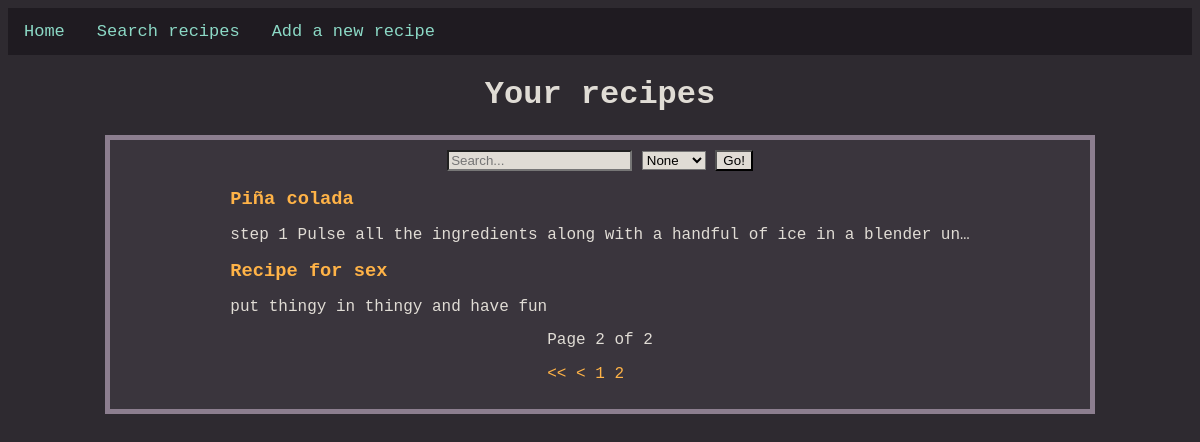
/recipes/?page=2, run on the app's committed database.
### recipesMain/models.py (models this page shows, shortened)
class recipe(models.Model):
    recipeId = models.BigAutoField(primary_key = True)
    title = models.CharField(max_length = 50)
    ingredients = models.TextField()
    body = models.TextField()
    tag = models.ManyToManyField(category, db_column = "categoryTitle")
    class Meta:
        db_table = "recipe"

### recipesMain/views.py (the view)
# urls.py: path("", views.listRecipesView, name="listRecipesView"),
def listRecipesView(request):
    categories = category.objects.all()
    q = request.GET.get("q", default="")
    tagDDM = request.GET.get("tagDDM", default="")
    recipesDisp = recipe.objects.filter((Q(title__icontains=q) |
                                        Q(body__icontains=q)) &
                                        Q(tag__categoryTitle__icontains=tagDDM))
    paginator = P(recipesDisp, 4)
    pageObj = paginator.get_page(request.GET.get('page'))
    return render(request, "recipeViews/recipeList.html", {"category": categories, "pageObj": pageObj})

### templates/recipeViews/recipeList.html (shortened to what this page needs)
{% extends "base.html" %}
{% load static %}
{% block content %}
<div class="centreTitle">
    <h1>Your recipes</h1>
</div>
<div class="centreColumn">
    <form class="searchbar" action="/recipes/" method="get">
        <input name="q" type="text" placeholder="Search..." />
        <select name="tagDDM">
            <option value="">None</option>
        </select>
        <input type="submit" value="Go!" />
    </form>
    <div>
        {% if pageObj %}
            {% for getdata in pageObj %}
            <article class="entry">
                <h3><a class="recipeLink" href="/recipes/{{ getdata.recipeId }}">{{ getdata.title }}</a></h3><p>{{ getdata.body | truncatechars:80 }}</p>
            </article>
            {% endfor %}
        {% else %}
            <p class="noResult">No results. Maybe you should write this one next!</p>
        {% endif %}
    </div>
    <div class="pagination">
        <span>
            Page {{ pageObj.number }} of {{ pageObj.paginator.num_pages }}
        </span>
        <p>
        {% if pageObj.has_previous %}
            <a href="?page=1"><<</a>
            <a href="?page={{ pageObj.previous_page_number }}"><</a>
        {% endif %}
        {% for num in pageObj.paginator.page_range %}
            {% if page_obj.number == num %}
                <strong>{{ num }}</strong>
            {% else %}
                <a href="?page={{ num }}">{{ num }}</a>
            {% endif %}
        {% endfor %}
        </p>
    </div>
</div>
{% endblock %}

### static/css/main.css (style rules this page uses)
:root { --retro-bg: #2e2a30; --retro-container-bg: #3a353d; --retro-accent: #ffb347; --retro-accent-dark: #b36b00; --retro-text: #e0dcd5; --retro-link: #8cd9c6; --retro-hover: #ffb347; --retro-border: #8c7e8f; }
.centreColumn { width: 960px; height: 100%; padding: 10px; border: 5px solid var(--retro-border); word-break: keep-all; background-color: var(--retro-container-bg); margin: auto; display: flex; flex-direction: column; align-items: center; color: var(--retro-text); }
.centreTitle { align-items: center; text-align: center; }
.entry { line-height: 1; }
.searchbar input { background-color: var(--retro-text); }
.searchbar select { background-color: var(--retro-text); }
.pagination a { color: #ffb347; text-decoration: none; }
.recipeLink { color: #ffb347; text-decoration: none; }
body { color: var(--retro-text); background-color: var(--retro-bg); font-family: 'Lucida Console', 'Courier New', monospace; height: 100%; }

### data on the page
recipe: title "Piña colada", body "step 1 Pulse all the ingredients along with a handful of ice in a blender un…"
recipe: title "Recipe for sex", body "put thingy in thingy and have fun"

### other printed values
{{ pageObj.number }} "2"
{{ pageObj.paginator.num_pages }} "2"
{{ num }} "1" "2"
